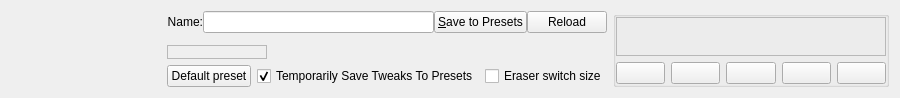
<?xml version="1.0" encoding="UTF-8"?>
<ui version="4.0">
 <class>WdgPaintOpSettings</class>
 <widget class="QWidget" name="WdgPaintOpSettings">
  <property name="geometry">
   <rect>
    <x>0</x>
    <y>0</y>
    <width>847</width>
    <height>98</height>
   </rect>
  </property>
  <layout class="QGridLayout" name="gridLayout" columnstretch="0,0,0,0,0,0,0,0,0,0,0">
   <item row="0" column="10" rowspan="4">
    <widget class="QGroupBox" name="scratchpadControls">
     <property name="title">
      <string/>
     </property>
     <property name="flat">
      <bool>true</bool>
     </property>
     <layout class="QVBoxLayout" name="verticalLayout" stretch="1,0">
      <property name="spacing">
       <number>6</number>
      </property>
      <property name="margin">
       <number>0</number>
      </property>
      <item>
       <widget class="QFrame" name="frame">
        <property name="frameShape">
         <enum>QFrame::StyledPanel</enum>
        </property>
        <property name="frameShadow">
         <enum>QFrame::Raised</enum>
        </property>
        <layout class="QVBoxLayout" name="verticalLayout_2">
         <item>
          <widget class="KisScratchPad" name="scratchPad" native="true">
           <property name="sizePolicy">
            <sizepolicy hsizetype="Preferred" vsizetype="Preferred">
             <horstretch>0</horstretch>
             <verstretch>0</verstretch>
            </sizepolicy>
           </property>
           <property name="minimumSize">
            <size>
             <width>250</width>
             <height>0</height>
            </size>
           </property>
          </widget>
         </item>
        </layout>
       </widget>
      </item>
      <item>
       <layout class="QHBoxLayout" name="horizontalLayout_2" stretch="0,0,0,0,0">
        <item>
         <widget class="QPushButton" name="paintPresetIcon">
          <property name="toolTip">
           <string>Fill preset area with current icon</string>
          </property>
          <property name="text">
           <string/>
          </property>
         </widget>
        </item>
        <item>
         <widget class="QPushButton" name="fillLayer">
          <property name="text">
           <string/>
          </property>
         </widget>
        </item>
        <item>
         <widget class="QPushButton" name="fillGradient">
          <property name="toolTip">
           <string>Fill area with gradient</string>
          </property>
          <property name="text">
           <string/>
          </property>
         </widget>
        </item>
        <item>
         <widget class="QPushButton" name="fillSolid">
          <property name="toolTip">
           <string>Fill area with background color</string>
          </property>
          <property name="text">
           <string/>
          </property>
         </widget>
        </item>
        <item>
         <widget class="QPushButton" name="eraseScratchPad">
          <property name="toolTip">
           <string>Reset area to white</string>
          </property>
          <property name="text">
           <string/>
          </property>
         </widget>
        </item>
       </layout>
      </item>
     </layout>
    </widget>
   </item>
   <item row="2" column="1">
    <widget class="QFrame" name="frmOptionWidgetContainer">
     <property name="sizePolicy">
      <sizepolicy hsizetype="Expanding" vsizetype="Expanding">
       <horstretch>0</horstretch>
       <verstretch>4</verstretch>
      </sizepolicy>
     </property>
     <property name="maximumSize">
      <size>
       <width>100</width>
       <height>16777215</height>
      </size>
     </property>
     <property name="frameShape">
      <enum>QFrame::StyledPanel</enum>
     </property>
     <property name="frameShadow">
      <enum>QFrame::Raised</enum>
     </property>
    </widget>
   </item>
   <item row="0" column="1">
    <layout class="QVBoxLayout" name="verticalLayout_3">
     <property name="spacing">
      <number>0</number>
     </property>
     <property name="topMargin">
      <number>0</number>
     </property>
     <item>
      <widget class="KisPresetSelectorStrip" name="presetWidget" native="true">
       <property name="sizePolicy">
        <sizepolicy hsizetype="Expanding" vsizetype="Preferred">
         <horstretch>0</horstretch>
         <verstretch>0</verstretch>
        </sizepolicy>
       </property>
       <property name="minimumSize">
        <size>
         <width>0</width>
         <height>0</height>
        </size>
       </property>
       <property name="maximumSize">
        <size>
         <width>16777215</width>
         <height>60</height>
        </size>
       </property>
      </widget>
     </item>
     <item>
      <layout class="QHBoxLayout" name="horizontalLayout">
       <item>
        <widget class="QLabel" name="label">
         <property name="text">
          <string>Name:</string>
         </property>
         <property name="alignment">
          <set>Qt::AlignRight|Qt::AlignTrailing|Qt::AlignVCenter</set>
         </property>
        </widget>
       </item>
       <item>
        <widget class="QLineEdit" name="txtPreset">
         <property name="toolTip">
          <string>Current Brush Preset. Typed in italic when the preset has unsaved settings.</string>
         </property>
        </widget>
       </item>
       <item>
        <widget class="QPushButton" name="bnSave">
         <property name="toolTip">
          <string>Save the current brush settings under this name</string>
         </property>
         <property name="text">
          <string>&amp;Save to Presets</string>
         </property>
        </widget>
       </item>
       <item>
        <widget class="QPushButton" name="reload">
         <property name="text">
          <string>Reload</string>
         </property>
        </widget>
       </item>
      </layout>
     </item>
    </layout>
   </item>
   <item row="0" column="0" rowspan="4">
    <widget class="KisPaintOpListWidget" name="paintopList" native="true">
     <property name="sizePolicy">
      <sizepolicy hsizetype="MinimumExpanding" vsizetype="Preferred">
       <horstretch>0</horstretch>
       <verstretch>0</verstretch>
      </sizepolicy>
     </property>
     <property name="minimumSize">
      <size>
       <width>150</width>
       <height>0</height>
      </size>
     </property>
     <property name="maximumSize">
      <size>
       <width>150</width>
       <height>16777215</height>
      </size>
     </property>
    </widget>
   </item>
   <item row="3" column="1">
    <layout class="QHBoxLayout" name="horizontalLayout_3">
     <item>
      <widget class="QPushButton" name="bnDefaultPreset">
       <property name="sizePolicy">
        <sizepolicy hsizetype="Fixed" vsizetype="Fixed">
         <horstretch>0</horstretch>
         <verstretch>0</verstretch>
        </sizepolicy>
       </property>
       <property name="text">
        <string>Default preset</string>
       </property>
      </widget>
     </item>
     <item>
      <widget class="QCheckBox" name="dirtyPresetCheckBox">
       <property name="sizePolicy">
        <sizepolicy hsizetype="Minimum" vsizetype="Fixed">
         <horstretch>0</horstretch>
         <verstretch>0</verstretch>
        </sizepolicy>
       </property>
       <property name="text">
        <string>Temporarily Save Tweaks To Presets</string>
       </property>
       <property name="checked">
        <bool>true</bool>
       </property>
      </widget>
     </item>
     <item>
      <widget class="QCheckBox" name="eraserBrushSizeCheckBox">
       <property name="sizePolicy">
        <sizepolicy hsizetype="Minimum" vsizetype="Fixed">
         <horstretch>0</horstretch>
         <verstretch>0</verstretch>
        </sizepolicy>
       </property>
       <property name="toolTip">
        <string>Erase mode will use a separate brush size</string>
       </property>
       <property name="text">
        <string>Eraser switch size</string>
       </property>
       <property name="checked">
        <bool>false</bool>
       </property>
      </widget>
     </item>
    </layout>
   </item>
  </layout>
 </widget>
 <customwidgets>
  <customwidget>
   <class>KisScratchPad</class>
   <extends>QWidget</extends>
   <header>kis_scratch_pad.h</header>
   <container>1</container>
  </customwidget>
  <customwidget>
   <class>KisPresetSelectorStrip</class>
   <extends>QWidget</extends>
   <header>kis_preset_selector_strip.h</header>
   <container>1</container>
  </customwidget>
  <customwidget>
   <class>KisPaintOpListWidget</class>
   <extends>QWidget</extends>
   <header>kis_paintop_list_widget.h</header>
   <container>1</container>
  </customwidget>
 </customwidgets>
 <resources/>
 <connections/>
</ui>
